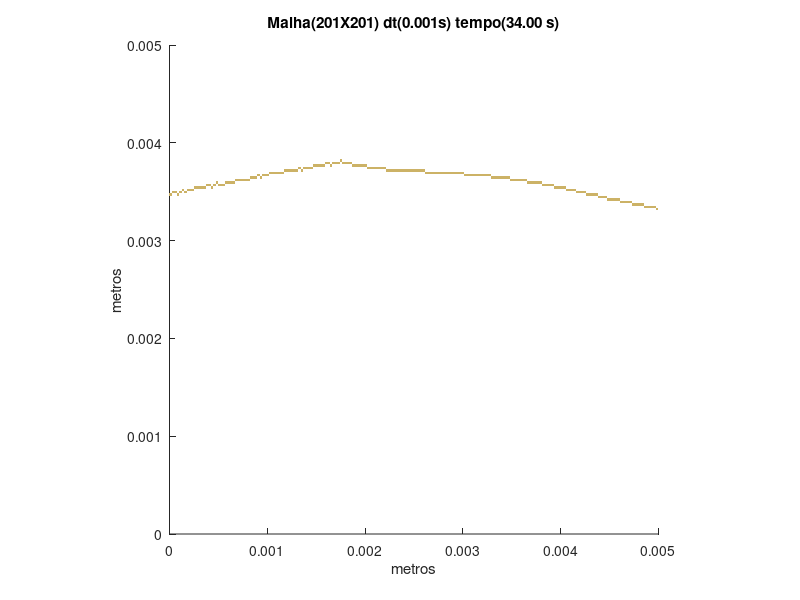

Source code (MATLAB):
set (gca,'PlotBoxAspectRatio',[1 1 1],'Xlim',[0,0.005],'Ylim',[0,0.005])
hold on
title('Malha(201X201) dt(0.001s) tempo(34.00 s)')
hold on
ylabel('metros')
hold on
xlabel('metros')
hold on

fill([0.00497512437810945 0.00497512437810945 0.005 0.005],[0.00330845771144279 0.00333333333333333 0.00333333333333333 0.00330845771144279],[0.8,0.7,0.4],'LineStyle','none')

fill([0.00485074626865672 0.00485074626865672 0.00487562189054726 0.00487562189054726],[0.00333333333333333 0.00335820895522388 0.00335820895522388 0.00333333333333333],[0.8,0.7,0.4],'LineStyle','none')

fill([0.00487562189054726 0.00487562189054726 0.00490049751243781 0.00490049751243781],[0.00333333333333333 0.00335820895522388 0.00335820895522388 0.00333333333333333],[0.8,0.7,0.4],'LineStyle','none')

fill([0.00490049751243781 0.00490049751243781 0.00492537313432836 0.00492537313432836],[0.00333333333333333 0.00335820895522388 0.00335820895522388 0.00333333333333333],[0.8,0.7,0.4],'LineStyle','none')

fill([0.00492537313432836 0.00492537313432836 0.00495024875621891 0.00495024875621891],[0.00333333333333333 0.00335820895522388 0.00335820895522388 0.00333333333333333],[0.8,0.7,0.4],'LineStyle','none')

fill([0.00495024875621891 0.00495024875621891 0.00497512437810945 0.00497512437810945],[0.00333333333333333 0.00335820895522388 0.00335820895522388 0.00333333333333333],[0.8,0.7,0.4],'LineStyle','none')

fill([0.00472636815920398 0.00472636815920398 0.00475124378109453 0.00475124378109453],[0.00335820895522388 0.00338308457711443 0.00338308457711443 0.00335820895522388],[0.8,0.7,0.4],'LineStyle','none')

fill([0.00475124378109453 0.00475124378109453 0.00477611940298507 0.00477611940298507],[0.00335820895522388 0.00338308457711443 0.00338308457711443 0.00335820895522388],[0.8,0.7,0.4],'LineStyle','none')

fill([0.00477611940298507 0.00477611940298507 0.00480099502487562 0.00480099502487562],[0.00335820895522388 0.00338308457711443 0.00338308457711443 0.00335820895522388],[0.8,0.7,0.4],'LineStyle','none')

fill([0.00480099502487562 0.00480099502487562 0.00482587064676617 0.00482587064676617],[0.00335820895522388 0.00338308457711443 0.00338308457711443 0.00335820895522388],[0.8,0.7,0.4],'LineStyle','none')

fill([0.00482587064676617 0.00482587064676617 0.00485074626865672 0.00485074626865672],[0.00335820895522388 0.00338308457711443 0.00338308457711443 0.00335820895522388],[0.8,0.7,0.4],'LineStyle','none')

fill([0.00460199004975124 0.00460199004975124 0.00462686567164179 0.00462686567164179],[0.00338308457711443 0.00340796019900498 0.00340796019900498 0.00338308457711443],[0.8,0.7,0.4],'LineStyle','none')

fill([0.00462686567164179 0.00462686567164179 0.00465174129353234 0.00465174129353234],[0.00338308457711443 0.00340796019900498 0.00340796019900498 0.00338308457711443],[0.8,0.7,0.4],'LineStyle','none')

fill([0.00465174129353234 0.00465174129353234 0.00467661691542289 0.00467661691542289],[0.00338308457711443 0.00340796019900498 0.00340796019900498 0.00338308457711443],[0.8,0.7,0.4],'LineStyle','none')

fill([0.00467661691542289 0.00467661691542289 0.00470149253731343 0.00470149253731343],[0.00338308457711443 0.00340796019900498 0.00340796019900498 0.00338308457711443],[0.8,0.7,0.4],'LineStyle','none')

fill([0.00470149253731343 0.00470149253731343 0.00472636815920398 0.00472636815920398],[0.00338308457711443 0.00340796019900498 0.00340796019900498 0.00338308457711443],[0.8,0.7,0.4],'LineStyle','none')

fill([0.00447761194029851 0.00447761194029851 0.00450248756218905 0.00450248756218905],[0.00340796019900498 0.00343283582089552 0.00343283582089552 0.00340796019900498],[0.8,0.7,0.4],'LineStyle','none')

fill([0.00450248756218905 0.00450248756218905 0.0045273631840796 0.0045273631840796],[0.00340796019900498 0.00343283582089552 0.00343283582089552 0.00340796019900498],[0.8,0.7,0.4],'LineStyle','none')

fill([0.0045273631840796 0.0045273631840796 0.00455223880597015 0.00455223880597015],[0.00340796019900498 0.00343283582089552 0.00343283582089552 0.00340796019900498],[0.8,0.7,0.4],'LineStyle','none')

fill([0.00455223880597015 0.00455223880597015 0.0045771144278607 0.0045771144278607],[0.00340796019900498 0.00343283582089552 0.00343283582089552 0.00340796019900498],[0.8,0.7,0.4],'LineStyle','none')

fill([0.0045771144278607 0.0045771144278607 0.00460199004975124 0.00460199004975124],[0.00340796019900498 0.00343283582089552 0.00343283582089552 0.00340796019900498],[0.8,0.7,0.4],'LineStyle','none')

fill([0.00437810945273632 0.00437810945273632 0.00440298507462687 0.00440298507462687],[0.00343283582089552 0.00345771144278607 0.00345771144278607 0.00343283582089552],[0.8,0.7,0.4],'LineStyle','none')

fill([0.00440298507462687 0.00440298507462687 0.00442786069651741 0.00442786069651741],[0.00343283582089552 0.00345771144278607 0.00345771144278607 0.00343283582089552],[0.8,0.7,0.4],'LineStyle','none')

fill([0.00442786069651741 0.00442786069651741 0.00445273631840796 0.00445273631840796],[0.00343283582089552 0.00345771144278607 0.00345771144278607 0.00343283582089552],[0.8,0.7,0.4],'LineStyle','none')

fill([0.00445273631840796 0.00445273631840796 0.00447761194029851 0.00447761194029851],[0.00343283582089552 0.00345771144278607 0.00345771144278607 0.00343283582089552],[0.8,0.7,0.4],'LineStyle','none')

fill([0 0 2.48756218905473E-05 2.48756218905473E-05],[0.00345771144278607 0.00348258706467662 0.00348258706467662 0.00345771144278607],[0.8,0.7,0.4],'LineStyle','none')

fill([7.46268656716418E-05 7.46268656716418E-05 9.95024875621891E-05 9.95024875621891E-05],[0.00345771144278607 0.00348258706467662 0.00348258706467662 0.00345771144278607],[0.8,0.7,0.4],'LineStyle','none')

fill([0.00425373134328358 0.00425373134328358 0.00427860696517413 0.00427860696517413],[0.00345771144278607 0.00348258706467662 0.00348258706467662 0.00345771144278607],[0.8,0.7,0.4],'LineStyle','none')

fill([0.00427860696517413 0.00427860696517413 0.00430348258706468 0.00430348258706468],[0.00345771144278607 0.00348258706467662 0.00348258706467662 0.00345771144278607],[0.8,0.7,0.4],'LineStyle','none')

fill([0.00430348258706468 0.00430348258706468 0.00432835820895522 0.00432835820895522],[0.00345771144278607 0.00348258706467662 0.00348258706467662 0.00345771144278607],[0.8,0.7,0.4],'LineStyle','none')

fill([0.00432835820895522 0.00432835820895522 0.00435323383084577 0.00435323383084577],[0.00345771144278607 0.00348258706467662 0.00348258706467662 0.00345771144278607],[0.8,0.7,0.4],'LineStyle','none')

fill([0.00435323383084577 0.00435323383084577 0.00437810945273632 0.00437810945273632],[0.00345771144278607 0.00348258706467662 0.00348258706467662 0.00345771144278607],[0.8,0.7,0.4],'LineStyle','none')

fill([2.48756218905473E-05 2.48756218905473E-05 4.97512437810945E-05 4.97512437810945E-05],[0.00348258706467662 0.00350746268656716 0.00350746268656716 0.00348258706467662],[0.8,0.7,0.4],'LineStyle','none')

fill([4.97512437810945E-05 4.97512437810945E-05 7.46268656716418E-05 7.46268656716418E-05],[0.00348258706467662 0.00350746268656716 0.00350746268656716 0.00348258706467662],[0.8,0.7,0.4],'LineStyle','none')

fill([9.95024875621891E-05 9.95024875621891E-05 0.000124378109452736 0.000124378109452736],[0.00348258706467662 0.00350746268656716 0.00350746268656716 0.00348258706467662],[0.8,0.7,0.4],'LineStyle','none')

fill([0.000149253731343284 0.000149253731343284 0.000174129353233831 0.000174129353233831],[0.00348258706467662 0.00350746268656716 0.00350746268656716 0.00348258706467662],[0.8,0.7,0.4],'LineStyle','none')

fill([0.00415422885572139 0.00415422885572139 0.00417910447761194 0.00417910447761194],[0.00348258706467662 0.00350746268656716 0.00350746268656716 0.00348258706467662],[0.8,0.7,0.4],'LineStyle','none')

fill([0.00417910447761194 0.00417910447761194 0.00420398009950249 0.00420398009950249],[0.00348258706467662 0.00350746268656716 0.00350746268656716 0.00348258706467662],[0.8,0.7,0.4],'LineStyle','none')

fill([0.00420398009950249 0.00420398009950249 0.00422885572139303 0.00422885572139303],[0.00348258706467662 0.00350746268656716 0.00350746268656716 0.00348258706467662],[0.8,0.7,0.4],'LineStyle','none')

fill([0.00422885572139303 0.00422885572139303 0.00425373134328358 0.00425373134328358],[0.00348258706467662 0.00350746268656716 0.00350746268656716 0.00348258706467662],[0.8,0.7,0.4],'LineStyle','none')

fill([0.000124378109452736 0.000124378109452736 0.000149253731343284 0.000149253731343284],[0.00350746268656716 0.00353233830845771 0.00353233830845771 0.00350746268656716],[0.8,0.7,0.4],'LineStyle','none')

fill([0.000174129353233831 0.000174129353233831 0.000199004975124378 0.000199004975124378],[0.00350746268656716 0.00353233830845771 0.00353233830845771 0.00350746268656716],[0.8,0.7,0.4],'LineStyle','none')

fill([0.000199004975124378 0.000199004975124378 0.000223880597014925 0.000223880597014925],[0.00350746268656716 0.00353233830845771 0.00353233830845771 0.00350746268656716],[0.8,0.7,0.4],'LineStyle','none')

fill([0.000223880597014925 0.000223880597014925 0.000248756218905473 0.000248756218905473],[0.00350746268656716 0.00353233830845771 0.00353233830845771 0.00350746268656716],[0.8,0.7,0.4],'LineStyle','none')

fill([0.0040547263681592 0.0040547263681592 0.00407960199004975 0.00407960199004975],[0.00350746268656716 0.00353233830845771 0.00353233830845771 0.00350746268656716],[0.8,0.7,0.4],'LineStyle','none')

fill([0.00407960199004975 0.00407960199004975 0.0041044776119403 0.0041044776119403],[0.00350746268656716 0.00353233830845771 0.00353233830845771 0.00350746268656716],[0.8,0.7,0.4],'LineStyle','none')

fill([0.0041044776119403 0.0041044776119403 0.00412935323383085 0.00412935323383085],[0.00350746268656716 0.00353233830845771 0.00353233830845771 0.00350746268656716],[0.8,0.7,0.4],'LineStyle','none')

fill([0.00412935323383085 0.00412935323383085 0.00415422885572139 0.00415422885572139],[0.00350746268656716 0.00353233830845771 0.00353233830845771 0.00350746268656716],[0.8,0.7,0.4],'LineStyle','none')

fill([0.000248756218905473 0.000248756218905473 0.00027363184079602 0.00027363184079602],[0.00353233830845771 0.00355721393034826 0.00355721393034826 0.00353233830845771],[0.8,0.7,0.4],'LineStyle','none')

fill([0.00027363184079602 0.00027363184079602 0.000298507462686567 0.000298507462686567],[0.00353233830845771 0.00355721393034826 0.00355721393034826 0.00353233830845771],[0.8,0.7,0.4],'LineStyle','none')

fill([0.000298507462686567 0.000298507462686567 0.000323383084577114 0.000323383084577114],[0.00353233830845771 0.00355721393034826 0.00355721393034826 0.00353233830845771],[0.8,0.7,0.4],'LineStyle','none')

fill([0.000323383084577114 0.000323383084577114 0.000348258706467662 0.000348258706467662],[0.00353233830845771 0.00355721393034826 0.00355721393034826 0.00353233830845771],[0.8,0.7,0.4],'LineStyle','none')

fill([0.000348258706467662 0.000348258706467662 0.000373134328358209 0.000373134328358209],[0.00353233830845771 0.00355721393034826 0.00355721393034826 0.00353233830845771],[0.8,0.7,0.4],'LineStyle','none')

fill([0.000422885572139303 0.000422885572139303 0.000447761194029851 0.000447761194029851],[0.00353233830845771 0.00355721393034826 0.00355721393034826 0.00353233830845771],[0.8,0.7,0.4],'LineStyle','none')

fill([0.00393034825870647 0.00393034825870647 0.00395522388059701 0.00395522388059701],[0.00353233830845771 0.00355721393034826 0.00355721393034826 0.00353233830845771],[0.8,0.7,0.4],'LineStyle','none')

fill([0.00395522388059701 0.00395522388059701 0.00398009950248756 0.00398009950248756],[0.00353233830845771 0.00355721393034826 0.00355721393034826 0.00353233830845771],[0.8,0.7,0.4],'LineStyle','none')

fill([0.00398009950248756 0.00398009950248756 0.00400497512437811 0.00400497512437811],[0.00353233830845771 0.00355721393034826 0.00355721393034826 0.00353233830845771],[0.8,0.7,0.4],'LineStyle','none')

fill([0.00400497512437811 0.00400497512437811 0.00402985074626866 0.00402985074626866],[0.00353233830845771 0.00355721393034826 0.00355721393034826 0.00353233830845771],[0.8,0.7,0.4],'LineStyle','none')

fill([0.00402985074626866 0.00402985074626866 0.0040547263681592 0.0040547263681592],[0.00353233830845771 0.00355721393034826 0.00355721393034826 0.00353233830845771],[0.8,0.7,0.4],'LineStyle','none')

fill([0.000373134328358209 0.000373134328358209 0.000398009950248756 0.000398009950248756],[0.00355721393034826 0.00358208955223881 0.00358208955223881 0.00355721393034826],[0.8,0.7,0.4],'LineStyle','none')

fill([0.000398009950248756 0.000398009950248756 0.000422885572139303 0.000422885572139303],[0.00355721393034826 0.00358208955223881 0.00358208955223881 0.00355721393034826],[0.8,0.7,0.4],'LineStyle','none')

fill([0.000447761194029851 0.000447761194029851 0.000472636815920398 0.000472636815920398],[0.00355721393034826 0.00358208955223881 0.00358208955223881 0.00355721393034826],[0.8,0.7,0.4],'LineStyle','none')

fill([0.000497512437810945 0.000497512437810945 0.000522388059701492 0.000522388059701492],[0.00355721393034826 0.00358208955223881 0.00358208955223881 0.00355721393034826],[0.8,0.7,0.4],'LineStyle','none')

fill([0.000522388059701492 0.000522388059701492 0.00054726368159204 0.00054726368159204],[0.00355721393034826 0.00358208955223881 0.00358208955223881 0.00355721393034826],[0.8,0.7,0.4],'LineStyle','none')

fill([0.00054726368159204 0.00054726368159204 0.000572139303482587 0.000572139303482587],[0.00355721393034826 0.00358208955223881 0.00358208955223881 0.00355721393034826],[0.8,0.7,0.4],'LineStyle','none')

fill([0.00380597014925373 0.00380597014925373 0.00383084577114428 0.00383084577114428],[0.00355721393034826 0.00358208955223881 0.00358208955223881 0.00355721393034826],[0.8,0.7,0.4],'LineStyle','none')

fill([0.00383084577114428 0.00383084577114428 0.00385572139303483 0.00385572139303483],[0.00355721393034826 0.00358208955223881 0.00358208955223881 0.00355721393034826],[0.8,0.7,0.4],'LineStyle','none')

fill([0.00385572139303483 0.00385572139303483 0.00388059701492537 0.00388059701492537],[0.00355721393034826 0.00358208955223881 0.00358208955223881 0.00355721393034826],[0.8,0.7,0.4],'LineStyle','none')

fill([0.00388059701492537 0.00388059701492537 0.00390547263681592 0.00390547263681592],[0.00355721393034826 0.00358208955223881 0.00358208955223881 0.00355721393034826],[0.8,0.7,0.4],'LineStyle','none')

fill([0.00390547263681592 0.00390547263681592 0.00393034825870647 0.00393034825870647],[0.00355721393034826 0.00358208955223881 0.00358208955223881 0.00355721393034826],[0.8,0.7,0.4],'LineStyle','none')

fill([0.000472636815920398 0.000472636815920398 0.000497512437810945 0.000497512437810945],[0.00358208955223881 0.00360696517412935 0.00360696517412935 0.00358208955223881],[0.8,0.7,0.4],'LineStyle','none')

fill([0.000572139303482587 0.000572139303482587 0.000597014925373134 0.000597014925373134],[0.00358208955223881 0.00360696517412935 0.00360696517412935 0.00358208955223881],[0.8,0.7,0.4],'LineStyle','none')

fill([0.000597014925373134 0.000597014925373134 0.000621890547263682 0.000621890547263682],[0.00358208955223881 0.00360696517412935 0.00360696517412935 0.00358208955223881],[0.8,0.7,0.4],'LineStyle','none')

fill([0.000621890547263682 0.000621890547263682 0.000646766169154229 0.000646766169154229],[0.00358208955223881 0.00360696517412935 0.00360696517412935 0.00358208955223881],[0.8,0.7,0.4],'LineStyle','none')

fill([0.000646766169154229 0.000646766169154229 0.000671641791044776 0.000671641791044776],[0.00358208955223881 0.00360696517412935 0.00360696517412935 0.00358208955223881],[0.8,0.7,0.4],'LineStyle','none')

fill([0.00365671641791045 0.00365671641791045 0.003681592039801 0.003681592039801],[0.00358208955223881 0.00360696517412935 0.00360696517412935 0.00358208955223881],[0.8,0.7,0.4],'LineStyle','none')

fill([0.003681592039801 0.003681592039801 0.00370646766169154 0.00370646766169154],[0.00358208955223881 0.00360696517412935 0.00360696517412935 0.00358208955223881],[0.8,0.7,0.4],'LineStyle','none')

fill([0.00370646766169154 0.00370646766169154 0.00373134328358209 0.00373134328358209],[0.00358208955223881 0.00360696517412935 0.00360696517412935 0.00358208955223881],[0.8,0.7,0.4],'LineStyle','none')

fill([0.00373134328358209 0.00373134328358209 0.00375621890547264 0.00375621890547264],[0.00358208955223881 0.00360696517412935 0.00360696517412935 0.00358208955223881],[0.8,0.7,0.4],'LineStyle','none')

fill([0.00375621890547264 0.00375621890547264 0.00378109452736318 0.00378109452736318],[0.00358208955223881 0.00360696517412935 0.00360696517412935 0.00358208955223881],[0.8,0.7,0.4],'LineStyle','none')

fill([0.00378109452736318 0.00378109452736318 0.00380597014925373 0.00380597014925373],[0.00358208955223881 0.00360696517412935 0.00360696517412935 0.00358208955223881],[0.8,0.7,0.4],'LineStyle','none')

fill([0.000671641791044776 0.000671641791044776 0.000696517412935323 0.000696517412935323],[0.00360696517412935 0.0036318407960199 0.0036318407960199 0.00360696517412935],[0.8,0.7,0.4],'LineStyle','none')

fill([0.000696517412935323 0.000696517412935323 0.000721393034825871 0.000721393034825871],[0.00360696517412935 0.0036318407960199 0.0036318407960199 0.00360696517412935],[0.8,0.7,0.4],'LineStyle','none')

fill([0.000721393034825871 0.000721393034825871 0.000746268656716418 0.000746268656716418],[0.00360696517412935 0.0036318407960199 0.0036318407960199 0.00360696517412935],[0.8,0.7,0.4],'LineStyle','none')

fill([0.000746268656716418 0.000746268656716418 0.000771144278606965 0.000771144278606965],[0.00360696517412935 0.0036318407960199 0.0036318407960199 0.00360696517412935],[0.8,0.7,0.4],'LineStyle','none')

fill([0.000771144278606965 0.000771144278606965 0.000796019900497512 0.000796019900497512],[0.00360696517412935 0.0036318407960199 0.0036318407960199 0.00360696517412935],[0.8,0.7,0.4],'LineStyle','none')

fill([0.000796019900497512 0.000796019900497512 0.00082089552238806 0.00082089552238806],[0.00360696517412935 0.0036318407960199 0.0036318407960199 0.00360696517412935],[0.8,0.7,0.4],'LineStyle','none')

fill([0.00348258706467662 0.00348258706467662 0.00350746268656716 0.00350746268656716],[0.00360696517412935 0.0036318407960199 0.0036318407960199 0.00360696517412935],[0.8,0.7,0.4],'LineStyle','none')

fill([0.00350746268656716 0.00350746268656716 0.00353233830845771 0.00353233830845771],[0.00360696517412935 0.0036318407960199 0.0036318407960199 0.00360696517412935],[0.8,0.7,0.4],'LineStyle','none')

fill([0.00353233830845771 0.00353233830845771 0.00355721393034826 0.00355721393034826],[0.00360696517412935 0.0036318407960199 0.0036318407960199 0.00360696517412935],[0.8,0.7,0.4],'LineStyle','none')

fill([0.00355721393034826 0.00355721393034826 0.00358208955223881 0.00358208955223881],[0.00360696517412935 0.0036318407960199 0.0036318407960199 0.00360696517412935],[0.8,0.7,0.4],'LineStyle','none')

fill([0.00358208955223881 0.00358208955223881 0.00360696517412935 0.00360696517412935],[0.00360696517412935 0.0036318407960199 0.0036318407960199 0.00360696517412935],[0.8,0.7,0.4],'LineStyle','none')

fill([0.00360696517412935 0.00360696517412935 0.0036318407960199 0.0036318407960199],[0.00360696517412935 0.0036318407960199 0.0036318407960199 0.00360696517412935],[0.8,0.7,0.4],'LineStyle','none')

fill([0.0036318407960199 0.0036318407960199 0.00365671641791045 0.00365671641791045],[0.00360696517412935 0.0036318407960199 0.0036318407960199 0.00360696517412935],[0.8,0.7,0.4],'LineStyle','none')

fill([0.00082089552238806 0.00082089552238806 0.000845771144278607 0.000845771144278607],[0.0036318407960199 0.00365671641791045 0.00365671641791045 0.0036318407960199],[0.8,0.7,0.4],'LineStyle','none')

fill([0.000845771144278607 0.000845771144278607 0.000870646766169154 0.000870646766169154],[0.0036318407960199 0.00365671641791045 0.00365671641791045 0.0036318407960199],[0.8,0.7,0.4],'LineStyle','none')

fill([0.000870646766169154 0.000870646766169154 0.000895522388059702 0.000895522388059702],[0.0036318407960199 0.00365671641791045 0.00365671641791045 0.0036318407960199],[0.8,0.7,0.4],'LineStyle','none')

fill([0.000920398009950249 0.000920398009950249 0.000945273631840796 0.000945273631840796],[0.0036318407960199 0.00365671641791045 0.00365671641791045 0.0036318407960199],[0.8,0.7,0.4],'LineStyle','none')

fill([0.00328358208955224 0.00328358208955224 0.00330845771144279 0.00330845771144279],[0.0036318407960199 0.00365671641791045 0.00365671641791045 0.0036318407960199],[0.8,0.7,0.4],'LineStyle','none')

fill([0.00330845771144279 0.00330845771144279 0.00333333333333333 0.00333333333333333],[0.0036318407960199 0.00365671641791045 0.00365671641791045 0.0036318407960199],[0.8,0.7,0.4],'LineStyle','none')

fill([0.00333333333333333 0.00333333333333333 0.00335820895522388 0.00335820895522388],[0.0036318407960199 0.00365671641791045 0.00365671641791045 0.0036318407960199],[0.8,0.7,0.4],'LineStyle','none')

fill([0.00335820895522388 0.00335820895522388 0.00338308457711443 0.00338308457711443],[0.0036318407960199 0.00365671641791045 0.00365671641791045 0.0036318407960199],[0.8,0.7,0.4],'LineStyle','none')

fill([0.00338308457711443 0.00338308457711443 0.00340796019900498 0.00340796019900498],[0.0036318407960199 0.00365671641791045 0.00365671641791045 0.0036318407960199],[0.8,0.7,0.4],'LineStyle','none')

fill([0.00340796019900498 0.00340796019900498 0.00343283582089552 0.00343283582089552],[0.0036318407960199 0.00365671641791045 0.00365671641791045 0.0036318407960199],[0.8,0.7,0.4],'LineStyle','none')

fill([0.00343283582089552 0.00343283582089552 0.00345771144278607 0.00345771144278607],[0.0036318407960199 0.00365671641791045 0.00365671641791045 0.0036318407960199],[0.8,0.7,0.4],'LineStyle','none')

fill([0.00345771144278607 0.00345771144278607 0.00348258706467662 0.00348258706467662],[0.0036318407960199 0.00365671641791045 0.00365671641791045 0.0036318407960199],[0.8,0.7,0.4],'LineStyle','none')

fill([0.000895522388059702 0.000895522388059702 0.000920398009950249 0.000920398009950249],[0.00365671641791045 0.003681592039801 0.003681592039801 0.00365671641791045],[0.8,0.7,0.4],'LineStyle','none')

fill([0.000945273631840796 0.000945273631840796 0.000970149253731343 0.000970149253731343],[0.00365671641791045 0.003681592039801 0.003681592039801 0.00365671641791045],[0.8,0.7,0.4],'LineStyle','none')

fill([0.000970149253731343 0.000970149253731343 0.00099502487562189 0.00099502487562189],[0.00365671641791045 0.003681592039801 0.003681592039801 0.00365671641791045],[0.8,0.7,0.4],'LineStyle','none')

fill([0.00099502487562189 0.00099502487562189 0.00101990049751244 0.00101990049751244],[0.00365671641791045 0.003681592039801 0.003681592039801 0.00365671641791045],[0.8,0.7,0.4],'LineStyle','none')

fill([0.00300995024875622 0.00300995024875622 0.00303482587064677 0.00303482587064677],[0.00365671641791045 0.003681592039801 0.003681592039801 0.00365671641791045],[0.8,0.7,0.4],'LineStyle','none')

fill([0.00303482587064677 0.00303482587064677 0.00305970149253731 0.00305970149253731],[0.00365671641791045 0.003681592039801 0.003681592039801 0.00365671641791045],[0.8,0.7,0.4],'LineStyle','none')

fill([0.00305970149253731 0.00305970149253731 0.00308457711442786 0.00308457711442786],[0.00365671641791045 0.003681592039801 0.003681592039801 0.00365671641791045],[0.8,0.7,0.4],'LineStyle','none')

fill([0.00308457711442786 0.00308457711442786 0.00310945273631841 0.00310945273631841],[0.00365671641791045 0.003681592039801 0.003681592039801 0.00365671641791045],[0.8,0.7,0.4],'LineStyle','none')

fill([0.00310945273631841 0.00310945273631841 0.00313432835820896 0.00313432835820896],[0.00365671641791045 0.003681592039801 0.003681592039801 0.00365671641791045],[0.8,0.7,0.4],'LineStyle','none')

fill([0.00313432835820896 0.00313432835820896 0.0031592039800995 0.0031592039800995],[0.00365671641791045 0.003681592039801 0.003681592039801 0.00365671641791045],[0.8,0.7,0.4],'LineStyle','none')

fill([0.0031592039800995 0.0031592039800995 0.00318407960199005 0.00318407960199005],[0.00365671641791045 0.003681592039801 0.003681592039801 0.00365671641791045],[0.8,0.7,0.4],'LineStyle','none')

fill([0.00318407960199005 0.00318407960199005 0.0032089552238806 0.0032089552238806],[0.00365671641791045 0.003681592039801 0.003681592039801 0.00365671641791045],[0.8,0.7,0.4],'LineStyle','none')

fill([0.0032089552238806 0.0032089552238806 0.00323383084577114 0.00323383084577114],[0.00365671641791045 0.003681592039801 0.003681592039801 0.00365671641791045],[0.8,0.7,0.4],'LineStyle','none')

fill([0.00323383084577114 0.00323383084577114 0.00325870646766169 0.00325870646766169],[0.00365671641791045 0.003681592039801 0.003681592039801 0.00365671641791045],[0.8,0.7,0.4],'LineStyle','none')

fill([0.00325870646766169 0.00325870646766169 0.00328358208955224 0.00328358208955224],[0.00365671641791045 0.003681592039801 0.003681592039801 0.00365671641791045],[0.8,0.7,0.4],'LineStyle','none')

fill([0.00101990049751244 0.00101990049751244 0.00104477611940298 0.00104477611940298],[0.003681592039801 0.00370646766169154 0.00370646766169154 0.003681592039801],[0.8,0.7,0.4],'LineStyle','none')

fill([0.00104477611940298 0.00104477611940298 0.00106965174129353 0.00106965174129353],[0.003681592039801 0.00370646766169154 0.00370646766169154 0.003681592039801],[0.8,0.7,0.4],'LineStyle','none')

fill([0.00106965174129353 0.00106965174129353 0.00109452736318408 0.00109452736318408],[0.003681592039801 0.00370646766169154 0.00370646766169154 0.003681592039801],[0.8,0.7,0.4],'LineStyle','none')

fill([0.00109452736318408 0.00109452736318408 0.00111940298507463 0.00111940298507463],[0.003681592039801 0.00370646766169154 0.00370646766169154 0.003681592039801],[0.8,0.7,0.4],'LineStyle','none')

fill([0.00111940298507463 0.00111940298507463 0.00114427860696517 0.00114427860696517],[0.003681592039801 0.00370646766169154 0.00370646766169154 0.003681592039801],[0.8,0.7,0.4],'LineStyle','none')

fill([0.00114427860696517 0.00114427860696517 0.00116915422885572 0.00116915422885572],[0.003681592039801 0.00370646766169154 0.00370646766169154 0.003681592039801],[0.8,0.7,0.4],'LineStyle','none')

fill([0.00261194029850746 0.00261194029850746 0.00263681592039801 0.00263681592039801],[0.003681592039801 0.00370646766169154 0.00370646766169154 0.003681592039801],[0.8,0.7,0.4],'LineStyle','none')

fill([0.00263681592039801 0.00263681592039801 0.00266169154228856 0.00266169154228856],[0.003681592039801 0.00370646766169154 0.00370646766169154 0.003681592039801],[0.8,0.7,0.4],'LineStyle','none')

fill([0.00266169154228856 0.00266169154228856 0.0026865671641791 0.0026865671641791],[0.003681592039801 0.00370646766169154 0.00370646766169154 0.003681592039801],[0.8,0.7,0.4],'LineStyle','none')

fill([0.0026865671641791 0.0026865671641791 0.00271144278606965 0.00271144278606965],[0.003681592039801 0.00370646766169154 0.00370646766169154 0.003681592039801],[0.8,0.7,0.4],'LineStyle','none')

fill([0.00271144278606965 0.00271144278606965 0.0027363184079602 0.0027363184079602],[0.003681592039801 0.00370646766169154 0.00370646766169154 0.003681592039801],[0.8,0.7,0.4],'LineStyle','none')

fill([0.0027363184079602 0.0027363184079602 0.00276119402985075 0.00276119402985075],[0.003681592039801 0.00370646766169154 0.00370646766169154 0.003681592039801],[0.8,0.7,0.4],'LineStyle','none')

fill([0.00276119402985075 0.00276119402985075 0.00278606965174129 0.00278606965174129],[0.003681592039801 0.00370646766169154 0.00370646766169154 0.003681592039801],[0.8,0.7,0.4],'LineStyle','none')

fill([0.00278606965174129 0.00278606965174129 0.00281094527363184 0.00281094527363184],[0.003681592039801 0.00370646766169154 0.00370646766169154 0.003681592039801],[0.8,0.7,0.4],'LineStyle','none')

fill([0.00281094527363184 0.00281094527363184 0.00283582089552239 0.00283582089552239],[0.003681592039801 0.00370646766169154 0.00370646766169154 0.003681592039801],[0.8,0.7,0.4],'LineStyle','none')

fill([0.00283582089552239 0.00283582089552239 0.00286069651741294 0.00286069651741294],[0.003681592039801 0.00370646766169154 0.00370646766169154 0.003681592039801],[0.8,0.7,0.4],'LineStyle','none')

fill([0.00286069651741294 0.00286069651741294 0.00288557213930348 0.00288557213930348],[0.003681592039801 0.00370646766169154 0.00370646766169154 0.003681592039801],[0.8,0.7,0.4],'LineStyle','none')

fill([0.00288557213930348 0.00288557213930348 0.00291044776119403 0.00291044776119403],[0.003681592039801 0.00370646766169154 0.00370646766169154 0.003681592039801],[0.8,0.7,0.4],'LineStyle','none')

fill([0.00291044776119403 0.00291044776119403 0.00293532338308458 0.00293532338308458],[0.003681592039801 0.00370646766169154 0.00370646766169154 0.003681592039801],[0.8,0.7,0.4],'LineStyle','none')

fill([0.00293532338308458 0.00293532338308458 0.00296019900497512 0.00296019900497512],[0.003681592039801 0.00370646766169154 0.00370646766169154 0.003681592039801],[0.8,0.7,0.4],'LineStyle','none')

fill([0.00296019900497512 0.00296019900497512 0.00298507462686567 0.00298507462686567],[0.003681592039801 0.00370646766169154 0.00370646766169154 0.003681592039801],[0.8,0.7,0.4],'LineStyle','none')

fill([0.00298507462686567 0.00298507462686567 0.00300995024875622 0.00300995024875622],[0.003681592039801 0.00370646766169154 0.00370646766169154 0.003681592039801],[0.8,0.7,0.4],'LineStyle','none')

fill([0.00116915422885572 0.00116915422885572 0.00119402985074627 0.00119402985074627],[0.00370646766169154 0.00373134328358209 0.00373134328358209 0.00370646766169154],[0.8,0.7,0.4],'LineStyle','none')

fill([0.00119402985074627 0.00119402985074627 0.00121890547263682 0.00121890547263682],[0.00370646766169154 0.00373134328358209 0.00373134328358209 0.00370646766169154],[0.8,0.7,0.4],'LineStyle','none')

fill([0.00121890547263682 0.00121890547263682 0.00124378109452736 0.00124378109452736],[0.00370646766169154 0.00373134328358209 0.00373134328358209 0.00370646766169154],[0.8,0.7,0.4],'LineStyle','none')

fill([0.00124378109452736 0.00124378109452736 0.00126865671641791 0.00126865671641791],[0.00370646766169154 0.00373134328358209 0.00373134328358209 0.00370646766169154],[0.8,0.7,0.4],'LineStyle','none')

fill([0.00126865671641791 0.00126865671641791 0.00129353233830846 0.00129353233830846],[0.00370646766169154 0.00373134328358209 0.00373134328358209 0.00370646766169154],[0.8,0.7,0.4],'LineStyle','none')

fill([0.00129353233830846 0.00129353233830846 0.001318407960199 0.001318407960199],[0.00370646766169154 0.00373134328358209 0.00373134328358209 0.00370646766169154],[0.8,0.7,0.4],'LineStyle','none')

fill([0.00134328358208955 0.00134328358208955 0.0013681592039801 0.0013681592039801],[0.00370646766169154 0.00373134328358209 0.00373134328358209 0.00370646766169154],[0.8,0.7,0.4],'LineStyle','none')

fill([0.00221393034825871 0.00221393034825871 0.00223880597014925 0.00223880597014925],[0.00370646766169154 0.00373134328358209 0.00373134328358209 0.00370646766169154],[0.8,0.7,0.4],'LineStyle','none')

fill([0.00223880597014925 0.00223880597014925 0.0022636815920398 0.0022636815920398],[0.00370646766169154 0.00373134328358209 0.00373134328358209 0.00370646766169154],[0.8,0.7,0.4],'LineStyle','none')

fill([0.0022636815920398 0.0022636815920398 0.00228855721393035 0.00228855721393035],[0.00370646766169154 0.00373134328358209 0.00373134328358209 0.00370646766169154],[0.8,0.7,0.4],'LineStyle','none')

fill([0.00228855721393035 0.00228855721393035 0.0023134328358209 0.0023134328358209],[0.00370646766169154 0.00373134328358209 0.00373134328358209 0.00370646766169154],[0.8,0.7,0.4],'LineStyle','none')

fill([0.0023134328358209 0.0023134328358209 0.00233830845771144 0.00233830845771144],[0.00370646766169154 0.00373134328358209 0.00373134328358209 0.00370646766169154],[0.8,0.7,0.4],'LineStyle','none')

fill([0.00233830845771144 0.00233830845771144 0.00236318407960199 0.00236318407960199],[0.00370646766169154 0.00373134328358209 0.00373134328358209 0.00370646766169154],[0.8,0.7,0.4],'LineStyle','none')

fill([0.00236318407960199 0.00236318407960199 0.00238805970149254 0.00238805970149254],[0.00370646766169154 0.00373134328358209 0.00373134328358209 0.00370646766169154],[0.8,0.7,0.4],'LineStyle','none')

fill([0.00238805970149254 0.00238805970149254 0.00241293532338308 0.00241293532338308],[0.00370646766169154 0.00373134328358209 0.00373134328358209 0.00370646766169154],[0.8,0.7,0.4],'LineStyle','none')

fill([0.00241293532338308 0.00241293532338308 0.00243781094527363 0.00243781094527363],[0.00370646766169154 0.00373134328358209 0.00373134328358209 0.00370646766169154],[0.8,0.7,0.4],'LineStyle','none')

fill([0.00243781094527363 0.00243781094527363 0.00246268656716418 0.00246268656716418],[0.00370646766169154 0.00373134328358209 0.00373134328358209 0.00370646766169154],[0.8,0.7,0.4],'LineStyle','none')

fill([0.00246268656716418 0.00246268656716418 0.00248756218905473 0.00248756218905473],[0.00370646766169154 0.00373134328358209 0.00373134328358209 0.00370646766169154],[0.8,0.7,0.4],'LineStyle','none')

fill([0.00248756218905473 0.00248756218905473 0.00251243781094527 0.00251243781094527],[0.00370646766169154 0.00373134328358209 0.00373134328358209 0.00370646766169154],[0.8,0.7,0.4],'LineStyle','none')

fill([0.00251243781094527 0.00251243781094527 0.00253731343283582 0.00253731343283582],[0.00370646766169154 0.00373134328358209 0.00373134328358209 0.00370646766169154],[0.8,0.7,0.4],'LineStyle','none')

fill([0.00253731343283582 0.00253731343283582 0.00256218905472637 0.00256218905472637],[0.00370646766169154 0.00373134328358209 0.00373134328358209 0.00370646766169154],[0.8,0.7,0.4],'LineStyle','none')

fill([0.00256218905472637 0.00256218905472637 0.00258706467661692 0.00258706467661692],[0.00370646766169154 0.00373134328358209 0.00373134328358209 0.00370646766169154],[0.8,0.7,0.4],'LineStyle','none')

fill([0.00258706467661692 0.00258706467661692 0.00261194029850746 0.00261194029850746],[0.00370646766169154 0.00373134328358209 0.00373134328358209 0.00370646766169154],[0.8,0.7,0.4],'LineStyle','none')

fill([0.001318407960199 0.001318407960199 0.00134328358208955 0.00134328358208955],[0.00373134328358209 0.00375621890547264 0.00375621890547264 0.00373134328358209],[0.8,0.7,0.4],'LineStyle','none')

fill([0.0013681592039801 0.0013681592039801 0.00139303482587065 0.00139303482587065],[0.00373134328358209 0.00375621890547264 0.00375621890547264 0.00373134328358209],[0.8,0.7,0.4],'LineStyle','none')

fill([0.00139303482587065 0.00139303482587065 0.00141791044776119 0.00141791044776119],[0.00373134328358209 0.00375621890547264 0.00375621890547264 0.00373134328358209],[0.8,0.7,0.4],'LineStyle','none')

fill([0.00141791044776119 0.00141791044776119 0.00144278606965174 0.00144278606965174],[0.00373134328358209 0.00375621890547264 0.00375621890547264 0.00373134328358209],[0.8,0.7,0.4],'LineStyle','none')

fill([0.00144278606965174 0.00144278606965174 0.00146766169154229 0.00146766169154229],[0.00373134328358209 0.00375621890547264 0.00375621890547264 0.00373134328358209],[0.8,0.7,0.4],'LineStyle','none')

fill([0.00201492537313433 0.00201492537313433 0.00203980099502488 0.00203980099502488],[0.00373134328358209 0.00375621890547264 0.00375621890547264 0.00373134328358209],[0.8,0.7,0.4],'LineStyle','none')

fill([0.00203980099502488 0.00203980099502488 0.00206467661691542 0.00206467661691542],[0.00373134328358209 0.00375621890547264 0.00375621890547264 0.00373134328358209],[0.8,0.7,0.4],'LineStyle','none')

fill([0.00206467661691542 0.00206467661691542 0.00208955223880597 0.00208955223880597],[0.00373134328358209 0.00375621890547264 0.00375621890547264 0.00373134328358209],[0.8,0.7,0.4],'LineStyle','none')

fill([0.00208955223880597 0.00208955223880597 0.00211442786069652 0.00211442786069652],[0.00373134328358209 0.00375621890547264 0.00375621890547264 0.00373134328358209],[0.8,0.7,0.4],'LineStyle','none')

fill([0.00211442786069652 0.00211442786069652 0.00213930348258706 0.00213930348258706],[0.00373134328358209 0.00375621890547264 0.00375621890547264 0.00373134328358209],[0.8,0.7,0.4],'LineStyle','none')

fill([0.00213930348258706 0.00213930348258706 0.00216417910447761 0.00216417910447761],[0.00373134328358209 0.00375621890547264 0.00375621890547264 0.00373134328358209],[0.8,0.7,0.4],'LineStyle','none')

fill([0.00216417910447761 0.00216417910447761 0.00218905472636816 0.00218905472636816],[0.00373134328358209 0.00375621890547264 0.00375621890547264 0.00373134328358209],[0.8,0.7,0.4],'LineStyle','none')

fill([0.00218905472636816 0.00218905472636816 0.00221393034825871 0.00221393034825871],[0.00373134328358209 0.00375621890547264 0.00375621890547264 0.00373134328358209],[0.8,0.7,0.4],'LineStyle','none')

fill([0.00146766169154229 0.00146766169154229 0.00149253731343284 0.00149253731343284],[0.00375621890547264 0.00378109452736318 0.00378109452736318 0.00375621890547264],[0.8,0.7,0.4],'LineStyle','none')

fill([0.00149253731343284 0.00149253731343284 0.00151741293532338 0.00151741293532338],[0.00375621890547264 0.00378109452736318 0.00378109452736318 0.00375621890547264],[0.8,0.7,0.4],'LineStyle','none')

fill([0.00151741293532338 0.00151741293532338 0.00154228855721393 0.00154228855721393],[0.00375621890547264 0.00378109452736318 0.00378109452736318 0.00375621890547264],[0.8,0.7,0.4],'LineStyle','none')

fill([0.00154228855721393 0.00154228855721393 0.00156716417910448 0.00156716417910448],[0.00375621890547264 0.00378109452736318 0.00378109452736318 0.00375621890547264],[0.8,0.7,0.4],'LineStyle','none')

fill([0.00156716417910448 0.00156716417910448 0.00159203980099502 0.00159203980099502],[0.00375621890547264 0.00378109452736318 0.00378109452736318 0.00375621890547264],[0.8,0.7,0.4],'LineStyle','none')

fill([0.00164179104477612 0.00164179104477612 0.00166666666666667 0.00166666666666667],[0.00375621890547264 0.00378109452736318 0.00378109452736318 0.00375621890547264],[0.8,0.7,0.4],'LineStyle','none')

fill([0.00186567164179104 0.00186567164179104 0.00189054726368159 0.00189054726368159],[0.00375621890547264 0.00378109452736318 0.00378109452736318 0.00375621890547264],[0.8,0.7,0.4],'LineStyle','none')

fill([0.00189054726368159 0.00189054726368159 0.00191542288557214 0.00191542288557214],[0.00375621890547264 0.00378109452736318 0.00378109452736318 0.00375621890547264],[0.8,0.7,0.4],'LineStyle','none')

fill([0.00191542288557214 0.00191542288557214 0.00194029850746269 0.00194029850746269],[0.00375621890547264 0.00378109452736318 0.00378109452736318 0.00375621890547264],[0.8,0.7,0.4],'LineStyle','none')

fill([0.00194029850746269 0.00194029850746269 0.00196517412935323 0.00196517412935323],[0.00375621890547264 0.00378109452736318 0.00378109452736318 0.00375621890547264],[0.8,0.7,0.4],'LineStyle','none')

fill([0.00196517412935323 0.00196517412935323 0.00199004975124378 0.00199004975124378],[0.00375621890547264 0.00378109452736318 0.00378109452736318 0.00375621890547264],[0.8,0.7,0.4],'LineStyle','none')

fill([0.00199004975124378 0.00199004975124378 0.00201492537313433 0.00201492537313433],[0.00375621890547264 0.00378109452736318 0.00378109452736318 0.00375621890547264],[0.8,0.7,0.4],'LineStyle','none')

fill([0.00159203980099502 0.00159203980099502 0.00161691542288557 0.00161691542288557],[0.00378109452736318 0.00380597014925373 0.00380597014925373 0.00378109452736318],[0.8,0.7,0.4],'LineStyle','none')

fill([0.00161691542288557 0.00161691542288557 0.00164179104477612 0.00164179104477612],[0.00378109452736318 0.00380597014925373 0.00380597014925373 0.00378109452736318],[0.8,0.7,0.4],'LineStyle','none')

fill([0.00166666666666667 0.00166666666666667 0.00169154228855721 0.00169154228855721],[0.00378109452736318 0.00380597014925373 0.00380597014925373 0.00378109452736318],[0.8,0.7,0.4],'LineStyle','none')

fill([0.00169154228855721 0.00169154228855721 0.00171641791044776 0.00171641791044776],[0.00378109452736318 0.00380597014925373 0.00380597014925373 0.00378109452736318],[0.8,0.7,0.4],'LineStyle','none')

fill([0.00171641791044776 0.00171641791044776 0.00174129353233831 0.00174129353233831],[0.00378109452736318 0.00380597014925373 0.00380597014925373 0.00378109452736318],[0.8,0.7,0.4],'LineStyle','none')

fill([0.00176616915422886 0.00176616915422886 0.0017910447761194 0.0017910447761194],[0.00378109452736318 0.00380597014925373 0.00380597014925373 0.00378109452736318],[0.8,0.7,0.4],'LineStyle','none')

fill([0.0017910447761194 0.0017910447761194 0.00181592039800995 0.00181592039800995],[0.00378109452736318 0.00380597014925373 0.00380597014925373 0.00378109452736318],[0.8,0.7,0.4],'LineStyle','none')

fill([0.00181592039800995 0.00181592039800995 0.0018407960199005 0.0018407960199005],[0.00378109452736318 0.00380597014925373 0.00380597014925373 0.00378109452736318],[0.8,0.7,0.4],'LineStyle','none')

fill([0.0018407960199005 0.0018407960199005 0.00186567164179104 0.00186567164179104],[0.00378109452736318 0.00380597014925373 0.00380597014925373 0.00378109452736318],[0.8,0.7,0.4],'LineStyle','none')

fill([0.00174129353233831 0.00174129353233831 0.00176616915422886 0.00176616915422886],[0.00380597014925373 0.00383084577114428 0.00383084577114428 0.00380597014925373],[0.8,0.7,0.4],'LineStyle','none')
